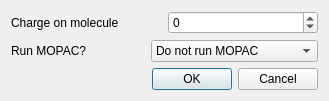
<?xml version="1.0" encoding="UTF-8"?>
<ui version="4.0">
 <class>molOptionsDialog</class>
 <widget class="QDialog" name="molOptionsDialog">
  <property name="geometry">
   <rect>
    <x>0</x>
    <y>0</y>
    <width>329</width>
    <height>99</height>
   </rect>
  </property>
  <property name="windowTitle">
   <string>Create new component</string>
  </property>
  <layout class="QVBoxLayout" name="verticalLayout">
   <item>
    <layout class="QHBoxLayout" name="horizontalLayout">
     <item>
      <widget class="QLabel" name="label">
       <property name="text">
        <string>Charge on molecule</string>
       </property>
      </widget>
     </item>
     <item>
      <widget class="QSpinBox" name="molChargeSpinBox">
       <property name="minimum">
        <number>-99</number>
       </property>
      </widget>
     </item>
    </layout>
   </item>
   <item>
    <layout class="QHBoxLayout" name="horizontalLayout_2">
     <item>
      <widget class="QLabel" name="label_2">
       <property name="text">
        <string>Run MOPAC?</string>
       </property>
      </widget>
     </item>
     <item>
      <widget class="QComboBox" name="mopacComboBox">
       <item>
        <property name="text">
         <string>Do not run MOPAC</string>
        </property>
       </item>
       <item>
        <property name="text">
         <string>run MOPAC with AM1</string>
        </property>
       </item>
       <item>
        <property name="text">
         <string>run MOPAC with MNDO</string>
        </property>
       </item>
       <item>
        <property name="text">
         <string>run MOPAC with MNDO3</string>
        </property>
       </item>
       <item>
        <property name="text">
         <string>run MOPAC with PM3</string>
        </property>
       </item>
       <item>
        <property name="text">
         <string>run MOPAC with PM6</string>
        </property>
       </item>
      </widget>
     </item>
    </layout>
   </item>
   <item>
    <layout class="QHBoxLayout" name="horizontalLayout_3">
     <item>
      <spacer name="horizontalSpacer">
       <property name="orientation">
        <enum>Qt::Horizontal</enum>
       </property>
       <property name="sizeHint" stdset="0">
        <size>
         <width>40</width>
         <height>20</height>
        </size>
       </property>
      </spacer>
     </item>
     <item>
      <widget class="QPushButton" name="molOkButton">
       <property name="enabled">
        <bool>true</bool>
       </property>
       <property name="text">
        <string>OK</string>
       </property>
      </widget>
     </item>
     <item>
      <widget class="QPushButton" name="molCancelButton">
       <property name="text">
        <string>Cancel</string>
       </property>
      </widget>
     </item>
    </layout>
   </item>
  </layout>
 </widget>
 <resources/>
 <connections/>
</ui>
